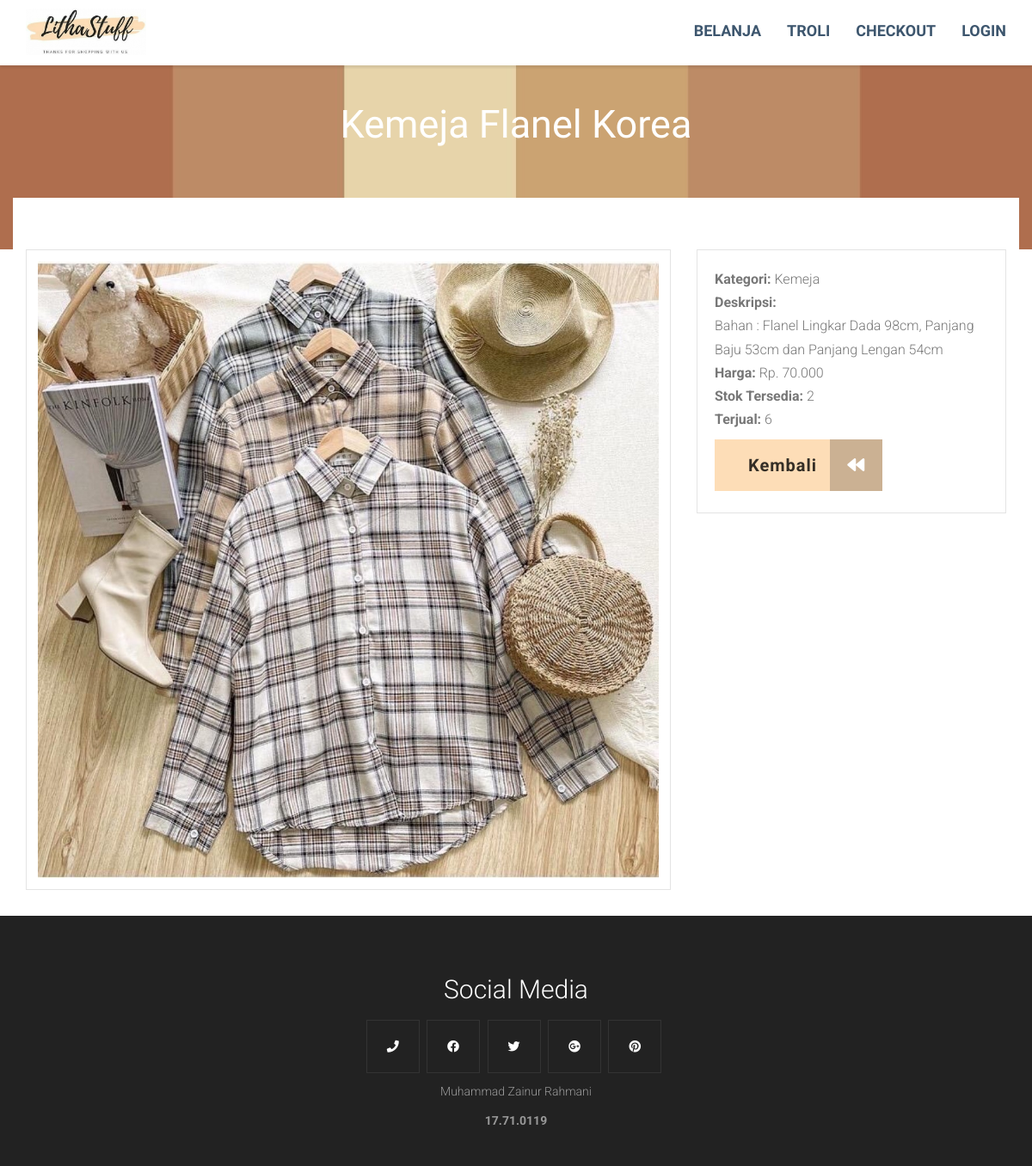
The page /detail.php?idtanam=13 on the database its author committed.
### tables this page shows
CREATE TABLE `tanam` (
  `idtanam` int(5) NOT NULL,
  `namatanam` varchar(80) NOT NULL,
  `kategori` varchar(30) NOT NULL,
  `modal` float NOT NULL,
  `harga` float NOT NULL,
  `deskripsi` text NOT NULL,
  `gambar` text NOT NULL,
  `stok` int(4) NOT NULL,
  `harga_r` float NOT NULL,
  `terjual` int(10) NOT NULL,
  `cekflash` int(1) NOT NULL
);

### detail.php (the view, shortened to what this page needs)
<?php require('header.php');
	$tanam = mysqli_query($kon, "SELECT * FROM tanam WHERE idtanam = '$_REQUEST[idtanam]'");
	$data  = mysqli_fetch_array($tanam);
?>
	<div class="container">
		<div class="row">
			<div class="col-md-12 text-center">
				<div class="text-pageheader">
					<div class="subtext-image" data-scrollreveal="enter bottom over 1.7s after 0.0s">
						 <?= $data['namatanam'] ?>
					</div>
				</div>
			</div>
		</div>
	</div>
</div>
</header>
<section class="item content">
<div class="container toparea">
	<div class="row">
		<div class="col-md-8">
			<div class="productbox">
				<div class="text-center">
					<img src="img/<?= $data['gambar'] ?>" class='text-center'>
				</div>
			</div>
		</div>
		<div class="col-md-4">
			<div class="properties-box">
				<ul class="unstyle">
					<li><b class="propertyname">Kategori:</b> <?= $data['kategori'] ?></li>
					<li><b class="propertyname">Deskripsi:<br></b> <?= $data['deskripsi'] ?></li>
					<li><b class="propertyname">Harga:</b> Rp. <?= number_format($data['harga'],0,',','.') ?></li>
					<li><b class="propertyname">Stok Tersedia:</b> <?= $data['stok'] ?></li>
					<li><b class="propertyname">Terjual:</b> <?= $data['terjual'] ?></li><br>
					<li><a href="belanja.php" class="homebrowseitems">Kembali<div class="homebrowseitemsicon"><i class="fa fa-backward fa-spin"></i></div></a></li>
				</ul>
			</div>
		</div>
	</div>
</div>
</section>
<?php require('footer.php') ?>

### assets/css/style.css (style rules this page uses)
body { font-family:Roboto; font-weight:300; font-size:16px; color:#777; line-height:1.7; }
.unstyle ul li,.unstyle ol li,ul.unstyle li,ol.unstyle li { list-style:none; line-height:inherit; }
.item.content,.item.portfolio,.item.team,.item.pricing,.item.contact { padding-top:40px; padding-bottom:0px; }
.text-pageheader { text-align:center; color:#fff; z-index:2; position:relative; font-size:45px; line-height:90px; text-transform:uppercase; padding-top:100px; padding-bottom:100px; font-weight:700; font-family:Dosis; }
.subtext-image { text-transform:none; font-weight:100 !Important; }
.toparea { background:#fff; margin-top:-100px; padding-top:30px; }
.homebrowseitems { text-decoration:none; background-color:#fdddb7; font-weight:700; font-size:20px; border:0; padding:13px 39px; letter-spacing:1px; margin-top:-20px; display:inline-block; color:#342e26; margin-bottom:0px; }
.homebrowseitemsicon { color:#fff; display:inline-block; padding:13px 20px; margin-top:-13px; margin-bottom:-13px; margin-right:-39px; margin-left:15px; background:rgba(0,0,0,0.2); }
img { max-width: 100%; }
.productbox { background:#fff; padding:13px; border:1px solid #e4e4e4; margin-bottom:30px; }
.properties-box { padding:20px 20px 15px 20px; border:1px solid #e4e4e4; clear:both; float:none; line-height:1.7; }
ul,ol { -moz-padding-start:0px; -webkit-padding-start:0px; -khtml-padding-start:0px; -o-padding-start:0px; padding-start:0px; padding-left:0px; }

### rows shown on the page
tanam: namatanam "Kemeja Flanel Korea", gambar (picture), kategori "Kemeja", deskripsi "Bahan : Flanel Lingkar Dada 98cm, Panjang Baju 53cm dan Panjang Lengan 54cm", harga "70.000", stok "2", terjual "6"
